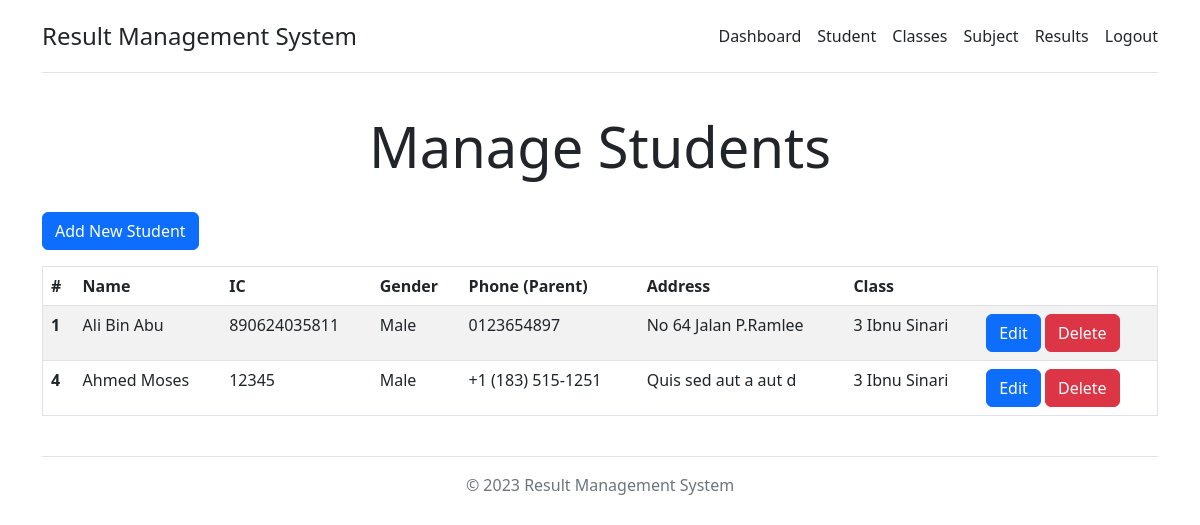
The page /admin/student.php (signed in) on the database its author committed.
### tables this page shows
CREATE TABLE `students` (
  `id` int(11) NOT NULL,
  `ic` varchar(255) NOT NULL,
  `name` varchar(255) NOT NULL,
  `gender` varchar(255) NOT NULL,
  `phone` varchar(255) NOT NULL,
  `address` text NOT NULL,
  `class_id` int(11) NOT NULL
);

CREATE TABLE `classes` (
  `id` int(11) NOT NULL,
  `name` varchar(255) NOT NULL,
  `year` varchar(255) NOT NULL
);

### config/include.php (called while the page is built, shortened)
<?php
function route($path)
{
    return 'http://localhost/srms/sms/' . $path;
}

### controller/controller.php (called while the page is built, shortened)
<?php
$conn = mysqli_connect($_ENV['DB_HOST'], $_ENV['DB_USERNAME'], $_ENV['DB_PASSWORD'], $_ENV['DB_DATABASE']);
function mysql($query)
{
    global $conn;
    return mysqli_query($conn, $query);
}
function getAllStudents()
{
    $students = array();
    $query = "SELECT students.*, classes.name AS class_name, classes.year FROM students INNER JOIN classes ON students.class_id = classes.id";
    $result = mysql($query);
    while ($row = mysqli_fetch_assoc($result)) {
        $students[] = $row;
    }
    return $students;
}

### admin/student.php (the view, shortened to what this page needs)
<?php
include('../config/include.php');
include(asset('controller/controller.php'));
?>
<html lang="en">
<head>
    <link href="https://cdn.jsdelivr.net/npm/bootstrap@5.2.3/dist/css/bootstrap.min.css" rel="stylesheet">
</head>
<body>
    <div class="container py-3">
        <header>
            <?php include(asset('/inc/navbar.php')) ?>
            <div class="pricing-header p-3 pb-md-4 mx-auto text-center">
                <h1 class="display-4 fw-normal">Manage Students</h1>
            </div>
        </header>
        <main>
            <div>
                <a href="<?= route('admin/student-add.php') ?>" class="btn btn-primary mb-3">Add New Student</a>
            </div>
            <table class="table border table-striped">
                <thead>
                    <tr>
                        <th scope="col">#</th>
                        <th scope="col">Name</th>
                        <th scope="col">IC</th>
                        <th scope="col">Gender</th>
                        <th scope="col">Phone (Parent)</th>
                        <th scope="col">Address</th>
                        <th scope="col">Class</th>
                        <th scope="col"></th>
                    </tr>
                </thead>
                <tbody>
                    <?php
                    $students = getAllStudents();
                    foreach ($students as $student) { ?>
                        <tr>
                            <th scope="row"><?= $student['id']; ?></th>
                            <td><?= $student['name']; ?></td>
                            <td><?= $student['ic']; ?></td>
                            <td><?= $student['gender']; ?></td>
                            <td><?= $student['phone']; ?></td>
                            <td><?= $student['address']; ?></td>
                            <td><?= $student['year'] . ' ' . $student['class_name']; ?></td>
                            <td>
                                <a href="<?= route("admin/student-edit.php?id=" . $student['id']) ?>" class="btn btn-primary">Edit</a>
                                <a href="<?= route("admin/student.php?delete=" . $student['id']) ?>" class="btn btn-danger">Delete</a>
                            </td>
                        </tr>
                    <?php } ?>
                </tbody>
            </table>
        </main>
        <?php include(asset('/inc/footer.php')) ?>
    </div>
</body>
</html>

### inc/navbar.php (shortened to what this page needs)
<div class="d-flex flex-column flex-md-row align-items-center pb-3 mb-4 border-bottom">
    <a href="<?= route('') ?>" class="d-flex align-items-center text-dark text-decoration-none">
        <span class="fs-4"><?= $_ENV['APP_NAME'] ?></span>
    </a>
    <nav class="d-inline-flex mt-2 mt-md-0 ms-md-auto">
        <?php if (isset($_SESSION['email'])) { ?>
            <a class="me-3 py-2 text-dark text-decoration-none" href="<?= route('admin/') ?>">Dashboard</a>
            <a class="me-3 py-2 text-dark text-decoration-none" href="<?= route('admin/student.php') ?>">Student</a>
            <a class="me-3 py-2 text-dark text-decoration-none" href="<?= route('admin/classes.php') ?>">Classes</a>
            <a class="me-3 py-2 text-dark text-decoration-none" href="<?= route('admin/subject.php') ?>">Subject</a>
            <a class="me-3 py-2 text-dark text-decoration-none" href="<?= route('admin/result-class.php') ?>">Results</a>
            <a class="py-2 text-dark text-decoration-none" href="<?= route('admin-login.php?logout=true') ?>">Logout</a>
        <?php } ?>
    </nav>
</div>

### inc/footer.php
<footer class="py-3 my-4">
    <p class="text-center text-muted border-top pt-3">© 2023 <?= $_ENV['APP_NAME'] ?></p>
</footer>

### rows shown on the page
students: id "1", name "Ali Bin Abu", ic "890624035811", gender "Male", phone "0123654897", address "No 64 Jalan P.Ramlee", class.year "3", class.name "Ibnu Sinari"
students: id "4", name "Ahmed Moses", ic "12345", gender "Male", phone "+1 (183) 515-1251", address "Quis sed aut a aut d", class.year "3", class.name "Ibnu Sinari"

### other values the page prints
$_ENV['APP_NAME'] "Result Management System"
